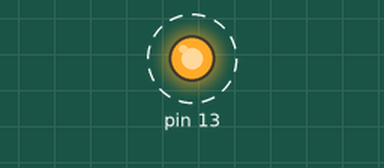
A sketch run on a simulated Arduino Uno, built with avr-gcc and run on an emulated ATmega328P. Shown: output pins drawn as LEDs (lit = HIGH). Dashed ring = blinking.

Above: at 0.5 s.
Timing chart, 0 to 4.6 s (numbered marks = the images above):
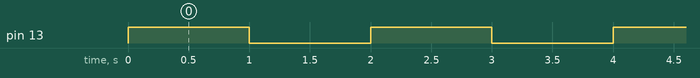

The sketch:

LedBlink.ino
```cpp
// This is dummy.

// .ino ファイルなしでは成り立たない
// include "Arduino.h" を include "Arduino.hpp" にはできない
```

class_led.cpp
```cpp
#include "class_led.hpp"
#include "Arduino.h"

void Led::setPinNumber(int pin_number)
{
    _pin_number = pin_number;
    pinMode(_pin_number, OUTPUT);
}

void Led::turnOn()
{
    digitalWrite(_pin_number, HIGH);
}

void Led::turnOff()
{
    digitalWrite(_pin_number, LOW);
}
```

class_led.hpp
```cpp
#ifndef CLASS_LED_HPP
#define CLASS_LED_HPP

class Led
{
    private:
        int _pin_number;

    public:
        void setPinNumber(int);
        void turnOn();
        void turnOff();
};

#endif    // CLASS_LED_HPP
```

function_wait.cpp
```cpp
#include "function_wait.hpp"
#include "Arduino.h"

void wait(unsigned int milliseconds)
{
    unsigned int start = millis(), end;

    do{
        end = millis();
    }while(end-start < milliseconds);

    return;
}
```

function_wait.hpp
```cpp
#ifndef FUNCTION_WAIT_HPP
#define FUNCTION_WAIT_HPP

void wait(unsigned int);

#endif    //FUNCTION_WAIT_HPP
```

led_blink.cpp
```cpp
#include "class_led.hpp"
#include "function_wait.hpp"
#include "Arduino.h"

Led led;

void setup()
{
    led.setPinNumber(13);
}

void loop()
{
    led.turnOn();
    wait(1000);
    led.turnOff();
    wait(1000);
}
```

Measured:
- by itself, pin 13: alternates HIGH for 1.0 s and LOW for 1.0 s
